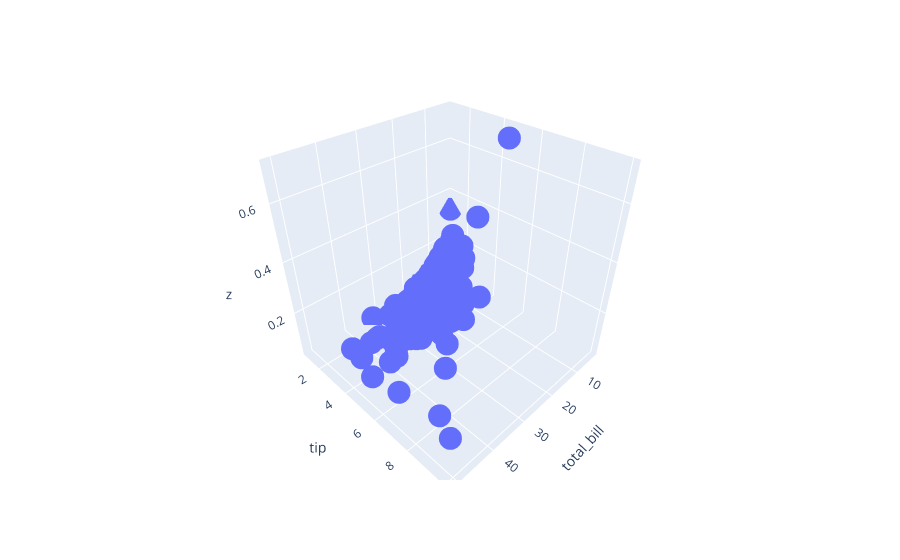

Write notebook code for a chart like this one.
### Code cell
import plotly.express as px

fig = px.scatter_3d(data, x='total_bill', y='tip', z=data['tip']/data['total_bill'],)
fig.show()

### Figure 1 — Plotly figure (JSON) as saved in the notebook; plotly's stock layout.template omitted (floating-point values rounded to 4 significant figures; data arrays with more than 128 entries replaced by an {"elided": "..."} marker saying what was removed)
{"data": [{"hovertemplate": "total_bill=%{x}<br>tip=%{y}<br>z=%{z}<extra></extra>", "legendgroup": "", "marker": {"color": "#636efa", "symbol": "circle"}, "mode": "markers", "name": "", "scene": "scene", "showlegend": false, "type": "scatter3d", "x": {"elided": "244 float values"}, "y": {"elided": "244 float values"}, "z": {"elided": "244 float values"}}], "layout": {"legend": {"tracegroupgap": 0}, "margin": {"t": 60}, "scene": {"domain": {"x": [0, 1], "y": [0, 1]}, "xaxis": {"title": {"text": "total_bill"}}, "yaxis": {"title": {"text": "tip"}}, "zaxis": {"title": {"text": "z"}}}}}
